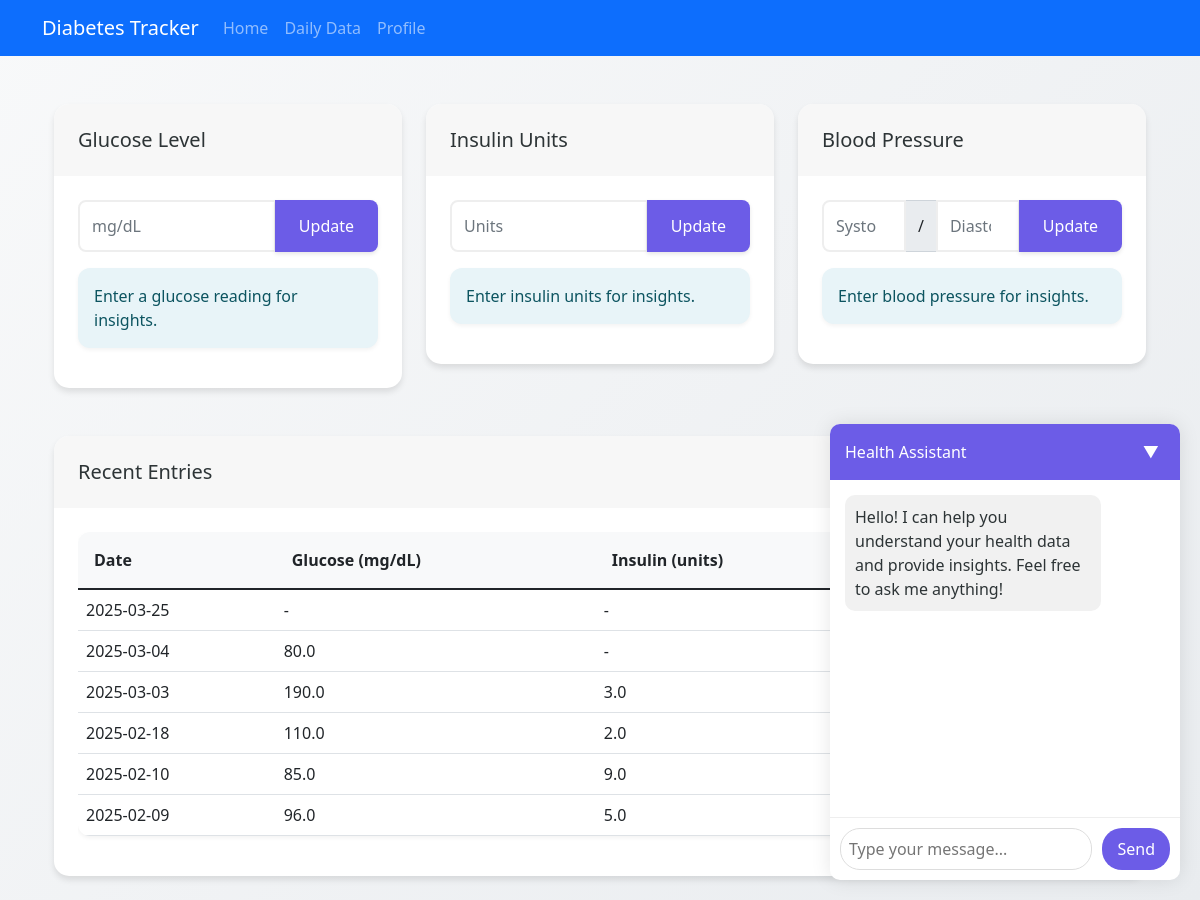
The page / on the database its author committed.
### app.py (models this page shows)
class Entry(db.Model):
    id = db.Column(db.Integer, primary_key=True)
    date = db.Column(db.Date, nullable=False)
    time_glucose = db.Column(db.DateTime, nullable=True)
    time_insulin = db.Column(db.DateTime, nullable=True)
    time_bp = db.Column(db.DateTime, nullable=True)
    glucose_level = db.Column(db.Float, nullable=True)
    insulin_units = db.Column(db.Float, nullable=True)
    systolic_bp = db.Column(db.Integer, nullable=True)
    diastolic_bp = db.Column(db.Integer, nullable=True)
    carbs = db.Column(db.Integer, nullable=True)
    notes = db.Column(db.Text, nullable=True)

### app.py (the view)
@app.route('/')
def index():
    today = date.today()
    entry = get_or_create_entry(today)
    metrics = {
        'glucose_level': entry.glucose_level,
        'insulin_units': entry.insulin_units,
        'systolic_bp': entry.systolic_bp,
        'diastolic_bp': entry.diastolic_bp,
        'carbs': entry.carbs
    }
    insights = generate_insights_for_metrics(metrics)
    recent_entries = Entry.query.order_by(Entry.date.desc()).limit(7).all()
    return render_template('index.html',
                         entry=entry,
                         recent_entries=recent_entries,
                         glucose_insight=insights.get('glucose'),
                         insulin_insight=insights.get('insulin'),
                         bp_insight=insights.get('blood_pressure'))

### app.py (called while the page is built)
def get_or_create_entry(entry_date):
    entry = Entry.query.filter_by(date=entry_date).first()
    if not entry:
        entry = Entry(date=entry_date)
        db.session.add(entry)
        db.session.commit()
    return entry

def generate_insights_for_metrics(metrics):
    try:
        return insight_interface.get_insights(metrics)
    except Exception as e:
        app.logger.error(f"Error generating insights: {str(e)}")
        return {
            'glucose': "Unable to generate insight at this time.",
            'insulin': "Unable to generate insight at this time.",
            'blood_pressure': "Unable to generate insight at this time."
        }

### rag_system/utils/interface.py (called while the page is built, shortened)
    def get_insights(self, metrics):
        insights = {}
        glucose_context = f"your blood glucose is {metrics.get('glucose_level')} mg/dL" if metrics.get('glucose_level') is not None else None
        insulin_context = f"your insulin dose is {metrics.get('insulin_units')} units" if metrics.get('insulin_units') is not None else None
        bp_context = (f"your blood pressure is {metrics.get('systolic_bp')}/{metrics.get('diastolic_bp')} mmHg"
                     if metrics.get('systolic_bp') is not None and metrics.get('diastolic_bp') is not None else None)
        return insights

### templates/index.html (shortened to what this page needs)
{% extends "base.html" %}
{% block content %}
<div class="container py-4">
    <div class="row">
        <div class="col-md-4 mb-4">
            <div class="card">
                <div class="card-header">
                    <h5 class="card-title mb-0">Glucose Level</h5>
                </div>
                <div class="card-body">
                    <form id="glucose-form" action="{{ url_for('update_metric', metric='glucose') }}" method="POST" class="mb-3">
                        <div class="input-group">
                            <input type="number" step="0.1" class="form-control" name="glucose_level" placeholder="mg/dL" value="{{ entry.glucose_level if entry.glucose_level }}">
                            <button class="btn btn-primary" type="submit">Update</button>
                        </div>
                    </form>
                    <div class="alert alert-info mt-3" id="glucose-insight" role="alert">
                        {{ glucose_insight if glucose_insight else "Enter a glucose reading for insights." }}
                    </div>
                </div>
            </div>
        </div>
        <div class="col-md-4 mb-4">
            <div class="card">
                <div class="card-header">
                    <h5 class="card-title mb-0">Insulin Units</h5>
                </div>
                <div class="card-body">
                    <form id="insulin-form" action="{{ url_for('update_metric', metric='insulin') }}" method="POST" class="mb-3">
                        <div class="input-group">
                            <input type="number" step="0.5" class="form-control" name="insulin_units" placeholder="Units" value="{{ entry.insulin_units if entry.insulin_units }}">
                            <button class="btn btn-primary" type="submit">Update</button>
                        </div>
                    </form>
                    <div class="alert alert-info mt-3" id="insulin-insight" role="alert">
                        {{ insulin_insight if insulin_insight else "Enter insulin units for insights." }}
                    </div>
                </div>
            </div>
        </div>
        <div class="col-md-4 mb-4">
            <div class="card">
                <div class="card-header">
                    <h5 class="card-title mb-0">Blood Pressure</h5>
                </div>
                <div class="card-body">
                    <form id="bp-form" action="{{ url_for('update_metric', metric='bp') }}" method="POST" class="mb-3">
                        <div class="input-group">
                            <input type="number" class="form-control" name="systolic_bp" placeholder="Systolic" value="{{ entry.systolic_bp if entry.systolic_bp }}">
                            <span class="input-group-text">/</span>
                            <input type="number" class="form-control" name="diastolic_bp" placeholder="Diastolic" value="{{ entry.diastolic_bp if entry.diastolic_bp }}">
                            <button class="btn btn-primary" type="submit">Update</button>
                        </div>
                    </form>
                    <div class="alert alert-info mt-3" id="bp-insight" role="alert">
                        {{ bp_insight if bp_insight else "Enter blood pressure for insights." }}
                    </div>
                </div>
            </div>
        </div>
    </div>
    <div class="card mt-4">
        <div class="card-header">
            <h5 class="card-title mb-0">Recent Entries</h5>
        </div>
        <div class="card-body">
            <div class="table-responsive">
                <table class="table table-hover">
                    <thead>
                        <tr>
                            <th>Date</th>
                            <th>Glucose (mg/dL)</th>
                            <th>Insulin (units)</th>
                            <th>BP (mmHg)</th>
                        </tr>
                    </thead>
                    <tbody>
                        {% for entry in recent_entries %}
                        <tr>
                            <td>{{ entry.date.strftime('%Y-%m-%d') }}</td>
                            <td>{{ entry.glucose_level if entry.glucose_level else '-' }}</td>
                            <td>{{ entry.insulin_units if entry.insulin_units else '-' }}</td>
                            <td>
                            </td>
                        </tr>
                        {% endfor %}
                    </tbody>
                </table>
            </div>
        </div>
    </div>
</div>
{% endblock %}

### templates/base.html (shortened to what this page needs)
<!DOCTYPE html>
<html lang="en">
<head>
    <link href="https://cdn.jsdelivr.net/npm/bootstrap@5.1.3/dist/css/bootstrap.min.css" rel="stylesheet">
    <link href="https://cdn.jsdelivr.net/npm/animate.css@4.1.1/animate.min.css" rel="stylesheet">
</head>
<body>
    <nav class="navbar navbar-expand-lg navbar-dark bg-primary mb-4">
        <div class="container">
            <a class="navbar-brand" href="{{ url_for('index') }}">Diabetes Tracker</a>
            <div class="collapse navbar-collapse" id="navbarNav">
                <ul class="navbar-nav">
                    <li class="nav-item">
                        <a class="nav-link" href="{{ url_for('index') }}">Home</a>
                    </li>
                    <li class="nav-item">
                        <a class="nav-link" href="{{ url_for('daily_data') }}">Daily Data</a>
                    </li>
                    <li class="nav-item">
                        <a class="nav-link" href="{{ url_for('profile') }}">Profile</a>
                    </li>
                </ul>
            </div>
        </div>
    </nav>
    <div class="container">
        {% block content %}{% endblock %}
    </div>
    <div class="chat-widget" id="chatWidget">
        <div class="chat-header" onclick="toggleChat()">
            <span>Health Assistant</span>
            <button class="chat-toggle-btn">▼</button>
        </div>
        <div class="chat-body">
            <div class="chat-messages" id="chatMessages">
                <div class="chat-message system">
                    Hello! I can help you understand your health data and provide insights. Feel free to ask me anything!
                </div>
            </div>
            <div class="chat-input">
                <input type="text" id="chatInput" placeholder="Type your message...">
                <button onclick="sendMessage()">Send</button>
            </div>
        </div>
    </div>
</body>
</html>

### templates/base.html (style rules this page uses)
:root { --primary-color: #6c5ce7; --secondary-color: #a8a4e6; --accent-color: #81ecec; --bg-gradient-start: #f8f9fa; --bg-gradient-end: #e9ecef; --success-color: #00b894; --warning-color: #fdcb6e; --danger-color: #ff7675; --text-primary: #2d3436; --text-secondary: #636e72; }
body { background: linear-gradient(135deg, var(--bg-gradient-start) 0%, var(--bg-gradient-end) 100%); color: var(--text-primary); }
.card { transition: all 0.3s cubic-bezier(0.4, 0, 0.2, 1); border: none; border-radius: 15px; box-shadow: 0 4px 6px rgba(0, 0, 0, 0.1); background: white; overflow: hidden; animation: fadeIn 0.5s ease-out; }
.card-header { border-radius: 15px 15px 0 0 !important; border-bottom: none; padding: 1.5rem; }
.card-body { padding: 1.5rem; }
.btn { border-radius: 8px; padding: 0.5rem 1.5rem; transition: all 0.3s ease; border: none; box-shadow: 0 2px 4px rgba(0, 0, 0, 0.1); }
.btn-primary { background-color: var(--primary-color); }
.alert { border-radius: 12px; border: none; box-shadow: 0 2px 4px rgba(0, 0, 0, 0.05); animation: slideIn 0.3s ease-out; transition: all 0.3s ease-in-out; }
.alert-info { background-color: #e8f4f8; border-color: #bee5eb; color: #0c5460; }
.form-control { border-radius: 8px; border: 2px solid #eee; padding: 0.75rem; transition: all 0.3s ease; }
.table { border-radius: 12px; overflow: hidden; box-shadow: 0 2px 4px rgba(0, 0, 0, 0.05); }
.table th { background-color: var(--bg-gradient-start); border-bottom: none; padding: 1rem; }
.chat-widget { position: fixed; bottom: 20px; right: 20px; width: 350px; background: white; border-radius: 10px; box-shadow: 0 0 20px rgba(0,0,0,0.1); z-index: 1000; overflow: hidden; display: flex; flex-direction: column; }
.chat-header { background: var(--primary-color); color: white; padding: 15px; cursor: pointer; display: flex; justify-content: space-between; align-items: center; }
.chat-body { height: 400px; display: flex; flex-direction: column; transition: height 0.3s ease; }
.chat-messages { flex-grow: 1; overflow-y: auto; padding: 15px; }
.chat-message { margin-bottom: 10px; padding: 10px; border-radius: 10px; max-width: 80%; }
.chat-message.system { background: #f1f1f1; margin-right: auto; }
.chat-input { display: flex; padding: 10px; border-top: 1px solid #eee; }
.chat-input input { flex-grow: 1; padding: 8px; border: 1px solid #ddd; border-radius: 20px; margin-right: 10px; }
.chat-input button { background: var(--primary-color); color: white; border: none; padding: 8px 15px; border-radius: 20px; cursor: pointer; }
.chat-toggle-btn { background: none; border: none; color: white; cursor: pointer; transition: transform 0.3s ease; }

### rows shown on the page
Entry: date "2025-03-25", glucose_level "-", insulin_units "-"
Entry: date "2025-03-04", glucose_level "80.0", insulin_units "-"
Entry: date "2025-03-03", glucose_level "190.0", insulin_units "3.0"
Entry: date "2025-02-18", glucose_level "110.0", insulin_units "2.0"
Entry: date "2025-02-10", glucose_level "85.0", insulin_units "9.0"
Entry: date "2025-02-09", glucose_level "96.0", insulin_units "5.0"

### other values the page prints
{{ bp_insight if bp_insight else "Enter blood pressure for insights." }} "Enter blood pressure for insights."
